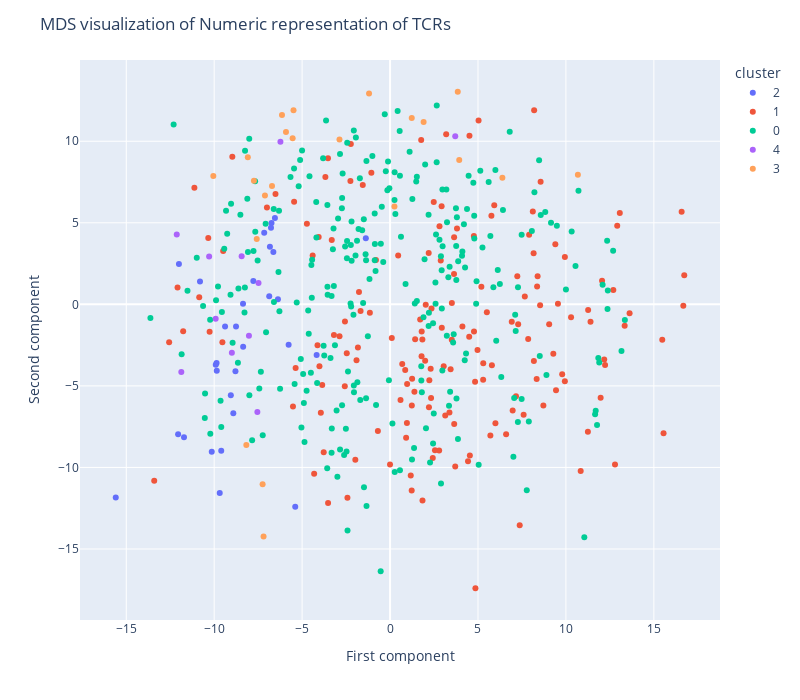

The cell this chart's notebook holds for it:
### Code cell
from sklearn.manifold import MDS

embedding = MDS(n_components=2)
X_transformed = embedding.fit_transform(df_numeric)

import plotly.express as px
fig = px.scatter(df_2, x=X_transformed[:, 0], y=X_transformed[:, 1], color="cluster")
fig.update_layout(
    title="MDS visualization of Numeric representation of TCRs",
    xaxis_title="First component",
    yaxis_title="Second component",
    width=800,  
    height=700,
)
fig.show()

### Figure 1 — Plotly figure (JSON) as saved in the notebook; plotly's stock layout.template omitted (floating-point values rounded to 4 significant figures; data arrays with more than 128 entries replaced by an {"elided": "..."} marker saying what was removed)
{"data": [{"hovertemplate": "cluster=2<br>x=%{x}<br>y=%{y}<extra></extra>", "legendgroup": "2", "marker": {"color": "#636efa", "symbol": "circle"}, "mode": "markers", "name": "2", "orientation": "v", "showlegend": true, "type": "scatter", "x": [-9.685, -9.854, -6.771, -4.174, -7.774, -5.392, -8.361, -9.054, -15.6, -8.912, -9.38, -9.864, -8.353, -6.635, -9.599, -8.758, -7.155, -10.14, -11.72, -12.05, -12.0, -5.767, -6.74, -6.832, -6.376, -1.378, -6.871, -10.81, -6.547, -8.791, -9.909], "xaxis": "x", "y": [-11.57, -4.074, 4.704, -3.112, 1.436, -12.41, 0.04071, -5.573, -11.85, -6.682, -1.356, -3.596, -2.596, 3.203, -8.981, -1.354, 4.394, -9.044, -8.144, -7.97, 2.473, -2.472, 4.984, 3.534, 0.3084, 4.051, 0.4938, 1.398, 5.289, -4.099, -3.702], "yaxis": "y"}, {"hovertemplate": "cluster=1<br>x=%{x}<br>y=%{y}<extra></extra>", "legendgroup": "1", "marker": {"color": "#EF553B", "symbol": "circle"}, "mode": "markers", "name": "1", "orientation": "v", "showlegend": true, "type": "scatter", "x": {"elided": "165 float values"}, "xaxis": "x", "y": {"elided": "165 float values"}, "yaxis": "y"}, {"hovertemplate": "cluster=0<br>x=%{x}<br>y=%{y}<extra></extra>", "legendgroup": "0", "marker": {"color": "#00cc96", "symbol": "circle"}, "mode": "markers", "name": "0", "orientation": "v", "showlegend": true, "type": "scatter", "x": {"elided": "271 float values"}, "xaxis": "x", "y": {"elided": "271 float values"}, "yaxis": "y"}, {"hovertemplate": "cluster=4<br>x=%{x}<br>y=%{y}<extra></extra>", "legendgroup": "4", "marker": {"color": "#ab63fa", "symbol": "circle"}, "mode": "markers", "name": "4", "orientation": "v", "showlegend": true, "type": "scatter", "x": [-8.438, -11.87, -8.024, -8.995, 3.706, -7.545, -6.233, -7.48, -9.916, -12.13, -10.29], "xaxis": "x", "y": [2.956, -4.155, -1.932, -2.974, 10.31, -6.607, 9.971, 1.305, -0.8797, 4.28, 2.941], "yaxis": "y"}, {"hovertemplate": "cluster=3<br>x=%{x}<br>y=%{y}<extra></extra>", "legendgroup": "3", "marker": {"color": "#FFA15A", "symbol": "circle"}, "mode": "markers", "name": "3", "orientation": "v", "showlegend": true, "type": "scatter", "x": [0.2496, -5.489, 10.68, -8.173, -7.192, 1.234, -10.05, -8.088, -6.711, 3.932, -5.539, -1.195, 6.387, 1.908, -7.58, -7.113, -6.145, -7.74, -2.877, -7.246, 3.85, -5.918], "xaxis": "x", "y": [6.002, 11.91, 7.953, -8.626, -14.23, 11.43, 7.876, 9.023, 7.255, 8.85, 10.19, 12.93, 7.758, 11.18, 4.009, 6.672, 11.62, 7.577, 10.11, -11.03, 13.04, 10.57], "yaxis": "y"}], "layout": {"height": 700, "legend": {"title": {"text": "cluster"}, "tracegroupgap": 0}, "margin": {"t": 60}, "title": {"text": "MDS visualization of Numeric representation of TCRs"}, "width": 800, "xaxis": {"anchor": "y", "domain": [0, 1], "title": {"text": "First component"}}, "yaxis": {"anchor": "x", "domain": [0, 1], "title": {"text": "Second component"}}}}
